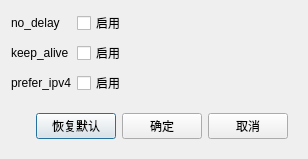
<?xml version="1.0" encoding="UTF-8"?>
<ui version="4.0">
 <class>TcpConfigEdit</class>
 <widget class="QDialog" name="TcpConfigEdit">
  <property name="geometry">
   <rect>
    <x>0</x>
    <y>0</y>
    <width>308</width>
    <height>159</height>
   </rect>
  </property>
  <property name="windowTitle">
   <string>Dialog</string>
  </property>
  <layout class="QVBoxLayout" name="verticalLayout">
   <item>
    <layout class="QFormLayout" name="formLayout">
     <item row="0" column="0">
      <widget class="QLabel" name="label">
       <property name="text">
        <string>no_delay</string>
       </property>
       <property name="margin">
        <number>2</number>
       </property>
      </widget>
     </item>
     <item row="1" column="0">
      <widget class="QLabel" name="label_2">
       <property name="text">
        <string>keep_alive</string>
       </property>
       <property name="margin">
        <number>3</number>
       </property>
      </widget>
     </item>
     <item row="0" column="1">
      <widget class="QCheckBox" name="no_delay">
       <property name="text">
        <string>启用</string>
       </property>
      </widget>
     </item>
     <item row="1" column="1">
      <widget class="QCheckBox" name="keep_alive">
       <property name="text">
        <string>启用</string>
       </property>
      </widget>
     </item>
     <item row="2" column="0">
      <widget class="QLabel" name="label_3">
       <property name="text">
        <string>prefer_ipv4</string>
       </property>
      </widget>
     </item>
     <item row="2" column="1">
      <widget class="QCheckBox" name="prefer_ipv4">
       <property name="text">
        <string>启用</string>
       </property>
      </widget>
     </item>
    </layout>
   </item>
   <item>
    <spacer name="verticalSpacer">
     <property name="orientation">
      <enum>Qt::Vertical</enum>
     </property>
     <property name="sizeHint" stdset="0">
      <size>
       <width>20</width>
       <height>40</height>
      </size>
     </property>
    </spacer>
   </item>
   <item>
    <widget class="QWidget" name="widget_2" native="true">
     <layout class="QHBoxLayout" name="horizontalLayout_2">
      <item>
       <spacer name="horizontalSpacer_2">
        <property name="orientation">
         <enum>Qt::Horizontal</enum>
        </property>
        <property name="sizeHint" stdset="0">
         <size>
          <width>40</width>
          <height>20</height>
         </size>
        </property>
       </spacer>
      </item>
      <item>
       <widget class="QPushButton" name="seset">
        <property name="text">
         <string>恢复默认</string>
        </property>
       </widget>
      </item>
      <item>
       <widget class="QPushButton" name="ok">
        <property name="text">
         <string>确定</string>
        </property>
       </widget>
      </item>
      <item>
       <widget class="QPushButton" name="cancel">
        <property name="text">
         <string>取消</string>
        </property>
       </widget>
      </item>
     </layout>
    </widget>
   </item>
  </layout>
 </widget>
 <resources/>
 <connections/>
</ui>
